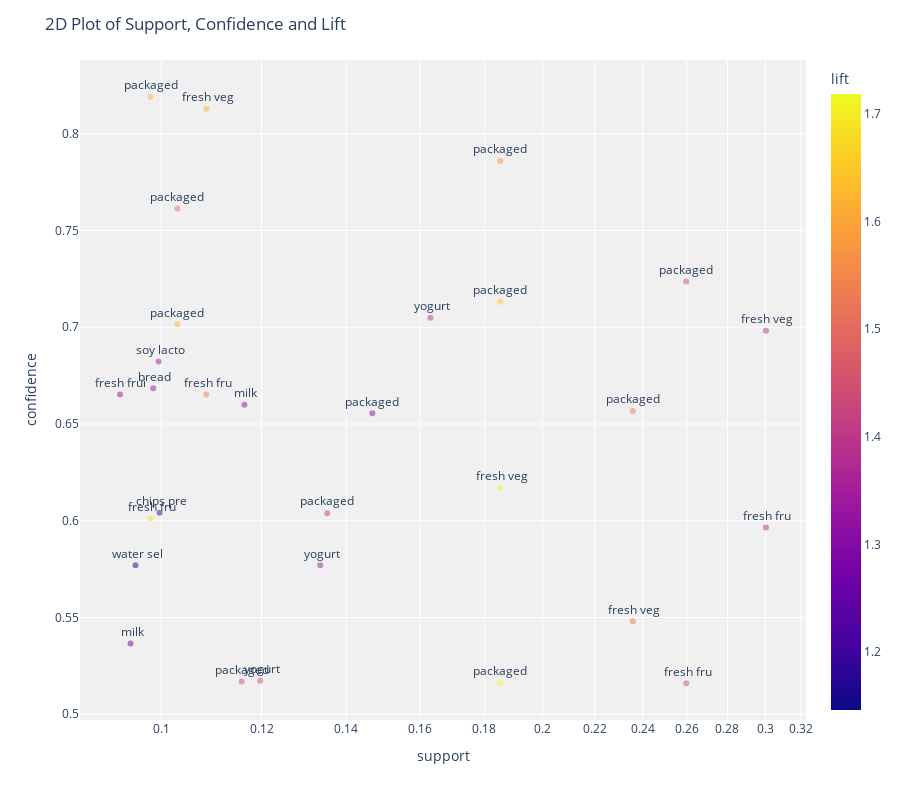

This figure's notebook cell:
### Code cell
plot_model(rule_APRIORI, plot = '2d')

### Figure 1 — Plotly figure (JSON) as saved in the notebook; plotly's stock layout.template omitted (floating-point values rounded to 4 significant figures)
{"data": [{"customdata": [[" bread", " fresh fruits"], [" chips pretzels", " fresh fruits"], [" fresh vegetables", " fresh fruits"], [" fresh fruits", " fresh vegetables"], [" milk", " fresh fruits"], [" packaged cheese", " fresh fruits"], [" packaged vegetables fruits", " fresh fruits"], [" fresh fruits", " packaged vegetables fruits"], [" soy lactosefree", " fresh fruits"], [" water seltzer sparkling water", " fresh fruits"], [" yogurt", " fresh fruits"], ["fresh fruits", " fresh fruits"], [" milk", " fresh vegetables"], [" packaged cheese", " fresh vegetables"], [" packaged vegetables fruits", " fresh vegetables"], [" fresh vegetables", " packaged vegetables fruits"], [" yogurt", " fresh vegetables"], [" packaged cheese", " packaged vegetables fruits"], [" yogurt", " packaged vegetables fruits"], [" packaged cheese", " fresh vegetables"], [" packaged cheese", " fresh fruits"], [" packaged vegetables fruits", " fresh fruits"], [" packaged vegetables fruits", " fresh vegetables"], [" fresh vegetables", " packaged vegetables fruits"], [" packaged vegetables fruits", " fresh vegetables"], [" fresh vegetables", " fresh fruits"], [" fresh fruits", " fresh vegetables"], [" packaged vegetables fruits", " fresh fruits"], [" fresh fruits", " packaged vegetables fruits"]], "hovertemplate": "support=%{x}<br>confidence=%{y}<br>antecedents_short=%{text}<br>antecedents=%{customdata[0]}<br>consequents=%{customdata[1]}<br>lift=%{marker.color}<extra></extra>", "legendgroup": "", "marker": {"color": [1.328, 1.2, 1.387, 1.387, 1.311, 1.302, 1.438, 1.438, 1.355, 1.146, 1.4, 1.322, 1.248, 1.404, 1.527, 1.527, 1.341, 1.44, 1.441, 1.631, 1.513, 1.561, 1.658, 1.719, 1.719, 1.615, 1.547, 1.627, 1.675], "coloraxis": "coloraxis", "opacity": 0.5, "symbol": "circle"}, "mode": "markers+text", "name": "", "orientation": "v", "showlegend": false, "text": [" bread", " chips pre", " fresh veg", " fresh fru", " milk", " packaged ", " packaged ", " fresh fru", " soy lacto", " water sel", " yogurt", "fresh frui", " milk", " packaged ", " packaged ", " fresh veg", " yogurt", " packaged ", " yogurt", " packaged ", " packaged ", " packaged ", " packaged ", " fresh veg", " packaged ", " fresh veg", " fresh fru", " packaged ", " fresh fru"], "textposition": "top center", "type": "scatter", "x": [0.09855, 0.0997, 0.3003, 0.3003, 0.1163, 0.1468, 0.2598, 0.2598, 0.09952, 0.09543, 0.1631, 0.09278, 0.09457, 0.1352, 0.2357, 0.2357, 0.1335, 0.1158, 0.1197, 0.103, 0.103, 0.1853, 0.1853, 0.1853, 0.1853, 0.1085, 0.1085, 0.09806, 0.09806], "xaxis": "x", "y": [0.6684, 0.6042, 0.6982, 0.5965, 0.66, 0.6555, 0.7237, 0.516, 0.6823, 0.577, 0.7049, 0.6653, 0.5366, 0.6039, 0.6567, 0.5481, 0.577, 0.517, 0.5173, 0.7015, 0.7614, 0.7859, 0.7131, 0.6169, 0.5161, 0.8129, 0.6653, 0.8191, 0.6011], "yaxis": "y"}], "layout": {"coloraxis": {"colorbar": {"title": {"text": "lift"}}, "colorscale": [[0, "#0d0887"], [0.1111, "#46039f"], [0.2222, "#7201a8"], [0.3333, "#9c179e"], [0.4444, "#bd3786"], [0.5556, "#d8576b"], [0.6667, "#ed7953"], [0.7778, "#fb9f3a"], [0.8889, "#fdca26"], [1, "#f0f921"]]}, "height": 800, "legend": {"tracegroupgap": 0}, "margin": {"t": 60}, "plot_bgcolor": "rgb(240,240,240)", "title": {"text": "2D Plot of Support, Confidence and Lift"}, "xaxis": {"anchor": "y", "domain": [0, 1], "title": {"text": "support"}, "type": "log"}, "yaxis": {"anchor": "x", "domain": [0, 1], "title": {"text": "confidence"}}}}
